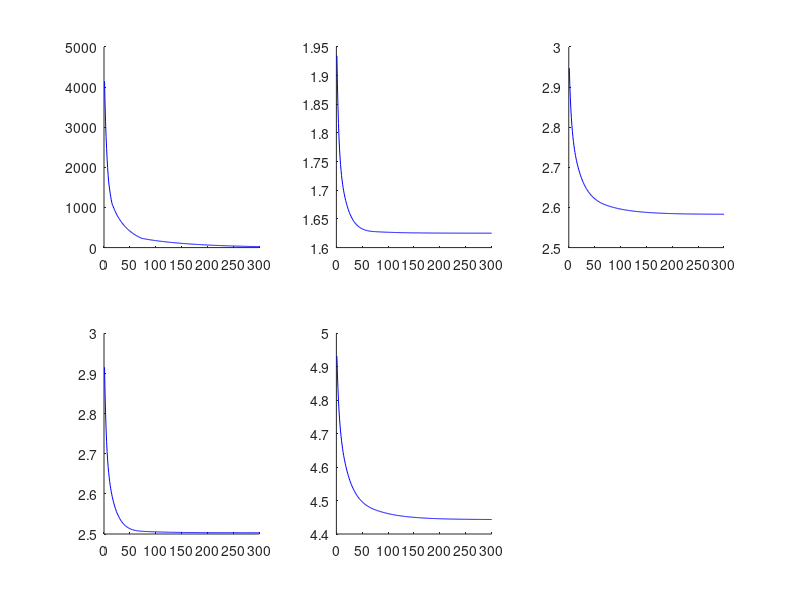

The MATLAB source for this figure:
a = csvread('test_2Layer.dat',0,0);
%b = csvread('test_1Layer.dat',0,0);
c  = a(:,1)';
t = 1:1:300;

subplot(2,3,1);
hold on
plot(t,(a(:,1))', '-blue');
%plot(t,(b(:,1))', '-red');

subplot(2,3,2);
hold on;
plot(t,(a(:,2))', '-blue');
%plot(t,(b(:,2))', '-red');

subplot(2,3,3);
hold on;
plot(t,(a(:,3))', '-blue');
%plot(t,(b(:,3))', '-red');

subplot(2,3,4);
hold on;
plot(t,(a(:,4))', '-blue');
%plot(t,(b(:,4))', '-red');

subplot(2,3,5);
hold on;
plot(t,(a(:,5))', '-blue');
%plot(t,(b(:,5))', '-red');

